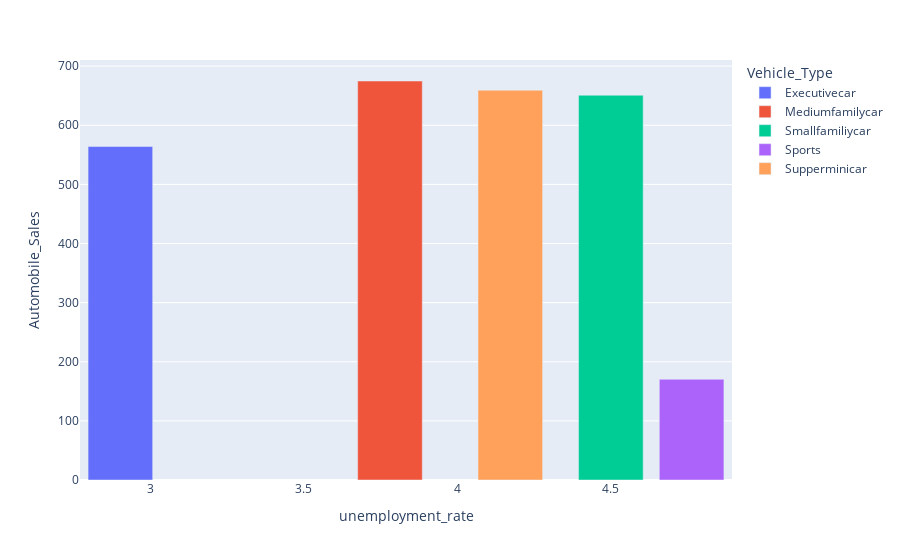

Write notebook code for a chart like this one.
### Code cell
# Plot 4 Develop a Bar chart for the effect of unemployment rate on vehicle type and sales
eff = df[df['Recession'] == 1]
eff = eff.groupby('Vehicle_Type')[['unemployment_rate', 'Automobile_Sales']].mean().reset_index()

eff

fig = px.bar(eff, x='unemployment_rate', y='Automobile_Sales', color='Vehicle_Type')
# # fig = px.bar(eff, x='Vehicle_Type', y='Automobile_Sales', pattern_shape='unemployment_rate')
fig.show()

### Figure 1 — Plotly figure (JSON) as saved in the notebook; plotly's stock layout.template omitted (floating-point values rounded to 4 significant figures)
{"data": [{"alignmentgroup": "True", "hovertemplate": "Vehicle_Type=Executivecar<br>unemployment_rate=%{x}<br>Automobile_Sales=%{y}<extra></extra>", "legendgroup": "Executivecar", "marker": {"color": "#636efa", "pattern": {"shape": ""}}, "name": "Executivecar", "offsetgroup": "Executivecar", "orientation": "v", "showlegend": true, "textposition": "auto", "type": "bar", "x": [2.9], "xaxis": "x", "y": [564], "yaxis": "y"}, {"alignmentgroup": "True", "hovertemplate": "Vehicle_Type=Mediumfamilycar<br>unemployment_rate=%{x}<br>Automobile_Sales=%{y}<extra></extra>", "legendgroup": "Mediumfamilycar", "marker": {"color": "#EF553B", "pattern": {"shape": ""}}, "name": "Mediumfamilycar", "offsetgroup": "Mediumfamilycar", "orientation": "v", "showlegend": true, "textposition": "auto", "type": "bar", "x": [3.781], "xaxis": "x", "y": [674.8], "yaxis": "y"}, {"alignmentgroup": "True", "hovertemplate": "Vehicle_Type=Smallfamiliycar<br>unemployment_rate=%{x}<br>Automobile_Sales=%{y}<extra></extra>", "legendgroup": "Smallfamiliycar", "marker": {"color": "#00cc96", "pattern": {"shape": ""}}, "name": "Smallfamiliycar", "offsetgroup": "Smallfamiliycar", "orientation": "v", "showlegend": true, "textposition": "auto", "type": "bar", "x": [4.503], "xaxis": "x", "y": [650.7], "yaxis": "y"}, {"alignmentgroup": "True", "hovertemplate": "Vehicle_Type=Sports<br>unemployment_rate=%{x}<br>Automobile_Sales=%{y}<extra></extra>", "legendgroup": "Sports", "marker": {"color": "#ab63fa", "pattern": {"shape": ""}}, "name": "Sports", "offsetgroup": "Sports", "orientation": "v", "showlegend": true, "textposition": "auto", "type": "bar", "x": [4.767], "xaxis": "x", "y": [170.3], "yaxis": "y"}, {"alignmentgroup": "True", "hovertemplate": "Vehicle_Type=Supperminicar<br>unemployment_rate=%{x}<br>Automobile_Sales=%{y}<extra></extra>", "legendgroup": "Supperminicar", "marker": {"color": "#FFA15A", "pattern": {"shape": ""}}, "name": "Supperminicar", "offsetgroup": "Supperminicar", "orientation": "v", "showlegend": true, "textposition": "auto", "type": "bar", "x": [4.174], "xaxis": "x", "y": [659.3], "yaxis": "y"}], "layout": {"barmode": "relative", "legend": {"title": {"text": "Vehicle_Type"}, "tracegroupgap": 0}, "margin": {"t": 60}, "xaxis": {"anchor": "y", "domain": [0, 1], "title": {"text": "unemployment_rate"}}, "yaxis": {"anchor": "x", "domain": [0, 1], "title": {"text": "Automobile_Sales"}}}}
